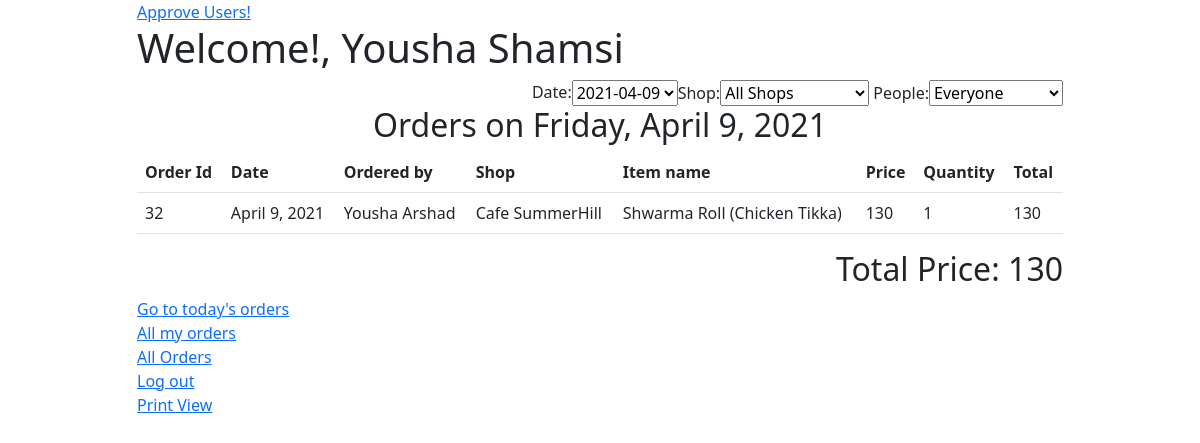
The page /khana/8 (signed in) on the database its author committed.
### khana/models.py (models this page shows, shortened)
class Date(models.Model):
    date = models.DateField()

class Order(models.Model):
    quantity = models.IntegerField()
    date_id = models.ForeignKey(Date, on_delete=models.CASCADE, related_name="dates")
    user_id = models.ForeignKey(User, on_delete=models.CASCADE, related_name="users")
    item_id = models.ForeignKey(FoodItem, on_delete=models.DO_NOTHING, related_name="foods")

class FoodItem(models.Model):
    name = models.CharField(max_length=64)
    price = models.IntegerField()
    shop = models.ForeignKey(Shop, on_delete=models.CASCADE, related_name="shops")

class Shop(models.Model):
    name = models.CharField(max_length=64)
    def __str__(self):
        return f'{self.name}'

### khana/views.py (the view, shortened to what this page needs)
# urls.py: path('', khana.views.index),
def index(request, date_id=None):
    if not request.user.is_authenticated:
        return HttpResponseRedirect(reverse('login'))
    if date_id:
        today = datetime.datetime.now().date()
        if Date.objects.filter(date=today).exists():
            date_object = Date.objects.get(date=today)
        else:
            date_object = Date(date=today)
            date_object.save()
        today_id = date_object.id
        if Date.objects.filter(pk=date_id).exists():
            date_object = Date.objects.get(pk=date_id)
            is_today = today == date_object.date
        else:
            return HttpResponseRedirect(reverse('table', args=[date_object.id]))
        date_form = SelectDateForm(default_date=date_object.date)
        all_orders = False
        dates_orders = Order.objects.filter(date_id=date_object)
        date = date_object.date
    people_disabled = False
    if not request.user.is_staff:
        dates_orders = dates_orders.filter(user_id=request.user)
        people_disabled = True
    dates_items = dates_orders.values_list('item_id_id', flat=True).distinct()
    dates_shops = FoodItem.objects.all().filter(id__in=dates_items).values_list('shop_id', flat=True).distinct()
    shops = Shop.objects.filter(pk__in=dates_shops)
    dates_people = dates_orders.values_list('user_id_id', flat=True).distinct()
    peoples = User.objects.filter(pk__in=dates_people)
    sum_price = sum(o.item_id.price*o.quantity for o in dates_orders)
    return render(request, 'khana/index.html', {
        'today_id': today_id,
        'date': date,
        'orders': dates_orders.order_by('-pk'),
        'sum': sum_price,
        'date_form': date_form,
        'is_today': is_today,
        'all_orders': all_orders,
        'filter_form': FilterShopAndPersonForm(shops=shops, peoples=peoples, people_disabled=people_disabled),
    })

### khana/views.py
class SelectDateForm(forms.Form):
    def __init__(self, *args, default_date=None, **kwargs):
        super(SelectDateForm, self).__init__(*args, **kwargs)
        if default_date:
            print(default_date)
            all_dates = Date.objects.exclude(date=default_date).order_by('-date')
            initial_date = Date.objects.get(date=default_date)
            CHOICES_DATE = [(initial_date.id, f'{initial_date.date}')]
            OTHER_DATE = [(date.id, f'{date.date}') for date in all_dates]
            CHOICES_DATE += OTHER_DATE
            CHOICES_DATE += [(0, 'All Dates')]
            CHOICES_DATE = tuple(CHOICES_DATE)
        else:
            all_dates = Date.objects.all().order_by('-date')
            CHOICES_DATE = [(0, 'All Dates')]
            OTHER_DATE = [(date.id, f'{date.date}') for date in all_dates]
            CHOICES_DATE += OTHER_DATE
            CHOICES_DATE = tuple(CHOICES_DATE)
        self.fields['id'] = forms.ChoiceField(choices=CHOICES_DATE, label='Date')
        self.fields['id'].widget.attrs.update({'id': 'date_selector', 'onchange': 'myDateFunction()'})

### khana/templatetags/khana_square.py (called while the page is built)
def date_to_day(value):
    return value.strftime("%A")

def multiply(value, number):
    return value*number

### khana/templates/khana/index.html (shortened to what this page needs)
{% extends "khana/layout.html" %}
{% load khana_square %}
{% block body %}
    {% if request.user.is_superuser %}
    <a href="{% url 'approve' %}">Approve Users!</a>
    {% endif %}
    <h1>Welcome!, {{ request.user.first_name }} {{ request.user.last_name }}</h1>
    <div class="d-flex justify-content-end">
        {{ date_form }}
    <form id="filter_form" action="{% url 'filtered_index' %}" method="post">
        {{ filter_form }}
    </form>
    </div>
    {% if orders %}
    {% if not all_orders %}
        {% if is_today %}
            <h2 class="text-center">Today's Orders- {{ date|date_to_day }}, {{ date }}</h2>
        {% else %}
            <h2 class="text-center">Orders on {{ date|date_to_day }}, {{ date }} </h2>
        {% endif %}
    {% else %}
        <h2 class="text-center">All Orders</h2>
    {% endif %}
    <table class="table" id="orders_table">
        <tr>
            <th>Order Id</th>
            <th>Date</th>
            <th>Ordered by</th>
            <th>Shop</th>
            <th>Item name</th>
            <th>Price</th>
            <th>Quantity</th>
            <th>Total</th>
        </tr>
            {% for order in orders %}
            <tr>
                <td>{{ order.id }}</td>
                <td>{{ order.date_id.date }}</td>
                <td>{{ order.user_id.first_name }} {{ order.user_id.last_name }}</td>
                <td>{{ order.item_id.shop }}</td>
                <td>{{ order.item_id.name }}</td>
                <td>{{ order.item_id.price }}</td>
                <td>{{ order.quantity }}</td>
                <td>{{ order.item_id.price|multiply:order.quantity }}</td>
            </tr>
            {% endfor %}
    </table>
    <h2 style="text-align: right">Total Price: {{ sum }}</h2>
    {% else %}
    <h4>No Orders</h4>
    {% endif %}
    {% if not is_today %}
        <a href="{% url 'index' %}{{ today_id }}">Go to today's orders</a>
    {% endif %}
    {% if request.user.is_staff %}
    <br>
    <a href="{% url 'all_my_orders' %}">All my orders</a>
    {% endif %}
    <br>
    {% if not all_orders %}
    <a href="{% url 'index' %}">All Orders</a>
    <br>
    {% endif %}
    <a href="{% url 'logout' %}">Log out</a>
    {% if request.user.is_staff %}
    <div>
    <a href="{% url 'print_orders' %}">Print View</a>
    </div>
    {% endif %}
{% endblock %}

### rows shown on the page
Date: date "Friday", date "April 9, 2021"
Order: id "32", date_id "April 9, 2021", user_id.first_name "Yousha", user_id.last_name "Arshad", item_id.shop "Cafe SummerHill", item_id.name "Shwarma Roll (Chicken Tikka)", item_id.price "130", quantity "1", item_id.price|multiply "130"

### other values the page prints
{{ request.user.first_name }} "Yousha"
{{ request.user.last_name }} "Shamsi"
{{ sum }} "130"
